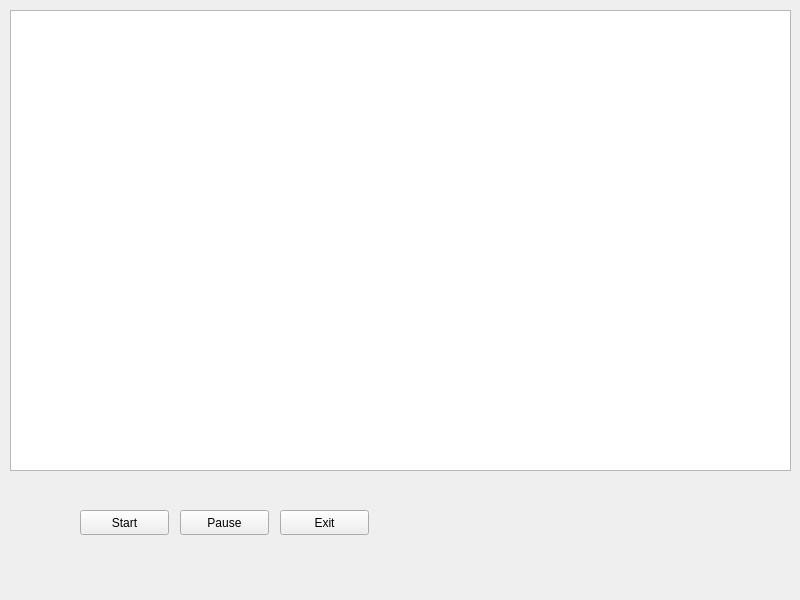
<?xml version="1.0" encoding="UTF-8"?>
<ui version="4.0">
 <class>RacingGame</class>
 <widget class="QMainWindow" name="RacingGame">
  <property name="geometry">
   <rect>
    <x>0</x>
    <y>0</y>
    <width>800</width>
    <height>600</height>
   </rect>
  </property>
  <property name="windowTitle">
   <string>RacingGame</string>
  </property>
  <widget class="QWidget" name="centralwidget">
   <widget class="QPushButton" name="startButton">
    <property name="geometry">
     <rect>
      <x>80</x>
      <y>510</y>
      <width>89</width>
      <height>25</height>
     </rect>
    </property>
    <property name="text">
     <string>Start</string>
    </property>
   </widget>
   <widget class="QPushButton" name="exitButton">
    <property name="geometry">
     <rect>
      <x>280</x>
      <y>510</y>
      <width>89</width>
      <height>25</height>
     </rect>
    </property>
    <property name="text">
     <string>Exit</string>
    </property>
   </widget>
   <widget class="QPushButton" name="pauseButton">
    <property name="geometry">
     <rect>
      <x>180</x>
      <y>510</y>
      <width>89</width>
      <height>25</height>
     </rect>
    </property>
    <property name="text">
     <string>Pause</string>
    </property>
   </widget>
   <widget class="QGraphicsView" name="racingTrackView">
    <property name="geometry">
     <rect>
      <x>10</x>
      <y>10</y>
      <width>781</width>
      <height>461</height>
     </rect>
    </property>
   </widget>
  </widget>
 </widget>
 <resources/>
 <connections/>
</ui>
